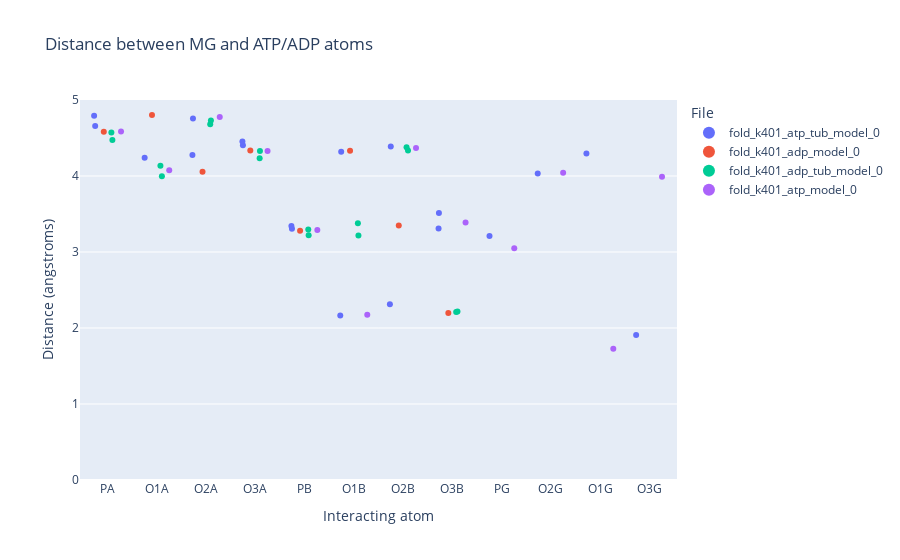

Write notebook code for a chart like this one.
### Code cell
# Define the path to the CSV file
csv_file_path = "../../Jazzer_surf/3d_predictions/chimeras/test/interactions_all_files.csv"

# Read the CSV file into a DataFrame
df = pd.read_csv(csv_file_path)

# Take only the rows where the resn is MG and the interacting_resn is ATP or ADP
df = df[(df['resn'] == 'MG') & ((df['interacting_resn'] == 'ADP') | (df['interacting_resn'] == 'ATP'))]

# Order the DataFrame by the column interacting_atom but in the order PA, O1A, O2A, O3A, PB, O1B, O2B, O3B, PG, O1G, O2G, O3G
atom_order = ['PA', 'O1A', 'O2A', 'O3A', 'PB', 'O1B', 'O2B', 'O3B', 'PG', 'O2G', 'O1G', 'O3G']
df['atom_order'] = pd.Categorical(df['interacting_atom'], categories=atom_order, ordered=True)
df = df.sort_values(by='atom_order')

# Create an interactive strip plot using Plotly
fig = px.strip(df, x='interacting_atom', y='distance (angstroms)', color='file',
               category_orders={"interacting_atom": atom_order},
               title='Distance between MG and ATP/ADP atoms',
               labels={'interacting_atom': 'Interacting atom', 'distance (angstroms)': 'Distance (angstroms)'},
               hover_data=['file'])

# Update the layout to fix the y-axis and ensure all x-axis values are shown
fig.update_layout(
    legend_title_text='File',
    legend=dict(
        title=dict(text='File'),
        itemsizing='constant'
    ),
    xaxis_title='Interacting atom',
    yaxis_title='Distance (angstroms)',
    yaxis=dict(range=[0, 5]),
    xaxis=dict(categoryorder='array', categoryarray=atom_order)
)

# Show the plot
fig.show()

### Figure 1 — Plotly figure (JSON) as saved in the notebook; plotly's stock layout.template omitted (floating-point values rounded to 4 significant figures)
{"data": [{"alignmentgroup": "True", "boxpoints": "all", "customdata": [["fold_k401_atp_tub_model_0"], ["fold_k401_atp_tub_model_0"], ["fold_k401_atp_tub_model_0"], ["fold_k401_atp_tub_model_0"], ["fold_k401_atp_tub_model_0"], ["fold_k401_atp_tub_model_0"], ["fold_k401_atp_tub_model_0"], ["fold_k401_atp_tub_model_0"], ["fold_k401_atp_tub_model_0"], ["fold_k401_atp_tub_model_0"], ["fold_k401_atp_tub_model_0"], ["fold_k401_atp_tub_model_0"], ["fold_k401_atp_tub_model_0"], ["fold_k401_atp_tub_model_0"], ["fold_k401_atp_tub_model_0"], ["fold_k401_atp_tub_model_0"], ["fold_k401_atp_tub_model_0"], ["fold_k401_atp_tub_model_0"], ["fold_k401_atp_tub_model_0"]], "fillcolor": "rgba(255,255,255,0)", "hoveron": "points", "hovertemplate": "file=%{customdata[0]}<br>Interacting atom=%{x}<br>Distance (angstroms)=%{y}<extra></extra>", "legendgroup": "fold_k401_atp_tub_model_0", "line": {"color": "rgba(255,255,255,0)"}, "marker": {"color": "#636efa"}, "name": "fold_k401_atp_tub_model_0", "offsetgroup": "fold_k401_atp_tub_model_0", "orientation": "v", "pointpos": 0, "showlegend": true, "type": "box", "x": ["PA", "PA", "O1A", "O2A", "O2A", "O3A", "O3A", "PB", "PB", "O1B", "O1B", "O2B", "O2B", "O3B", "O3B", "PG", "O2G", "O1G", "O3G"], "x0": " ", "xaxis": "x", "y": [4.793, 4.659, 4.239, 4.756, 4.276, 4.404, 4.454, 3.305, 3.342, 2.165, 4.32, 2.311, 4.389, 3.513, 3.311, 3.211, 4.034, 4.296, 1.907], "y0": " ", "yaxis": "y"}, {"alignmentgroup": "True", "boxpoints": "all", "customdata": [["fold_k401_adp_model_0"], ["fold_k401_adp_model_0"], ["fold_k401_adp_model_0"], ["fold_k401_adp_model_0"], ["fold_k401_adp_model_0"], ["fold_k401_adp_model_0"], ["fold_k401_adp_model_0"], ["fold_k401_adp_model_0"]], "fillcolor": "rgba(255,255,255,0)", "hoveron": "points", "hovertemplate": "file=%{customdata[0]}<br>Interacting atom=%{x}<br>Distance (angstroms)=%{y}<extra></extra>", "legendgroup": "fold_k401_adp_model_0", "line": {"color": "rgba(255,255,255,0)"}, "marker": {"color": "#EF553B"}, "name": "fold_k401_adp_model_0", "offsetgroup": "fold_k401_adp_model_0", "orientation": "v", "pointpos": 0, "showlegend": true, "type": "box", "x": ["PA", "O1A", "O2A", "O3A", "PB", "O1B", "O2B", "O3B"], "x0": " ", "xaxis": "x", "y": [4.584, 4.803, 4.054, 4.334, 3.278, 4.333, 3.35, 2.197], "y0": " ", "yaxis": "y"}, {"alignmentgroup": "True", "boxpoints": "all", "customdata": [["fold_k401_adp_tub_model_0"], ["fold_k401_adp_tub_model_0"], ["fold_k401_adp_tub_model_0"], ["fold_k401_adp_tub_model_0"], ["fold_k401_adp_tub_model_0"], ["fold_k401_adp_tub_model_0"], ["fold_k401_adp_tub_model_0"], ["fold_k401_adp_tub_model_0"], ["fold_k401_adp_tub_model_0"], ["fold_k401_adp_tub_model_0"], ["fold_k401_adp_tub_model_0"], ["fold_k401_adp_tub_model_0"], ["fold_k401_adp_tub_model_0"], ["fold_k401_adp_tub_model_0"], ["fold_k401_adp_tub_model_0"], ["fold_k401_adp_tub_model_0"]], "fillcolor": "rgba(255,255,255,0)", "hoveron": "points", "hovertemplate": "file=%{customdata[0]}<br>Interacting atom=%{x}<br>Distance (angstroms)=%{y}<extra></extra>", "legendgroup": "fold_k401_adp_tub_model_0", "line": {"color": "rgba(255,255,255,0)"}, "marker": {"color": "#00cc96"}, "name": "fold_k401_adp_tub_model_0", "offsetgroup": "fold_k401_adp_tub_model_0", "orientation": "v", "pointpos": 0, "showlegend": true, "type": "box", "x": ["PA", "PA", "O1A", "O1A", "O2A", "O2A", "O3A", "O3A", "PB", "PB", "O1B", "O1B", "O2B", "O2B", "O3B", "O3B"], "x0": " ", "xaxis": "x", "y": [4.573, 4.475, 4.134, 3.997, 4.731, 4.682, 4.234, 4.329, 3.22, 3.296, 3.378, 3.217, 4.379, 4.334, 2.211, 2.217], "y0": " ", "yaxis": "y"}, {"alignmentgroup": "True", "boxpoints": "all", "customdata": [["fold_k401_atp_model_0"], ["fold_k401_atp_model_0"], ["fold_k401_atp_model_0"], ["fold_k401_atp_model_0"], ["fold_k401_atp_model_0"], ["fold_k401_atp_model_0"], ["fold_k401_atp_model_0"], ["fold_k401_atp_model_0"], ["fold_k401_atp_model_0"], ["fold_k401_atp_model_0"], ["fold_k401_atp_model_0"], ["fold_k401_atp_model_0"]], "fillcolor": "rgba(255,255,255,0)", "hoveron": "points", "hovertemplate": "file=%{customdata[0]}<br>Interacting atom=%{x}<br>Distance (angstroms)=%{y}<extra></extra>", "legendgroup": "fold_k401_atp_model_0", "line": {"color": "rgba(255,255,255,0)"}, "marker": {"color": "#ab63fa"}, "name": "fold_k401_atp_model_0", "offsetgroup": "fold_k401_atp_model_0", "orientation": "v", "pointpos": 0, "showlegend": true, "type": "box", "x": ["PA", "O1A", "O2A", "O3A", "PB", "O1B", "O2B", "O3B", "PG", "O2G", "O1G", "O3G"], "x0": " ", "xaxis": "x", "y": [4.585, 4.076, 4.776, 4.33, 3.291, 2.175, 4.369, 3.387, 3.049, 4.042, 1.727, 3.989], "y0": " ", "yaxis": "y"}], "layout": {"boxmode": "group", "legend": {"itemsizing": "constant", "title": {"text": "File"}, "tracegroupgap": 0}, "title": {"text": "Distance between MG and ATP/ADP atoms"}, "xaxis": {"anchor": "y", "categoryarray": ["PA", "O1A", "O2A", "O3A", "PB", "O1B", "O2B", "O3B", "PG", "O2G", "O1G", "O3G"], "categoryorder": "array", "domain": [0, 1], "title": {"text": "Interacting atom"}}, "yaxis": {"anchor": "x", "domain": [0, 1], "range": [0, 5], "title": {"text": "Distance (angstroms)"}}}}
